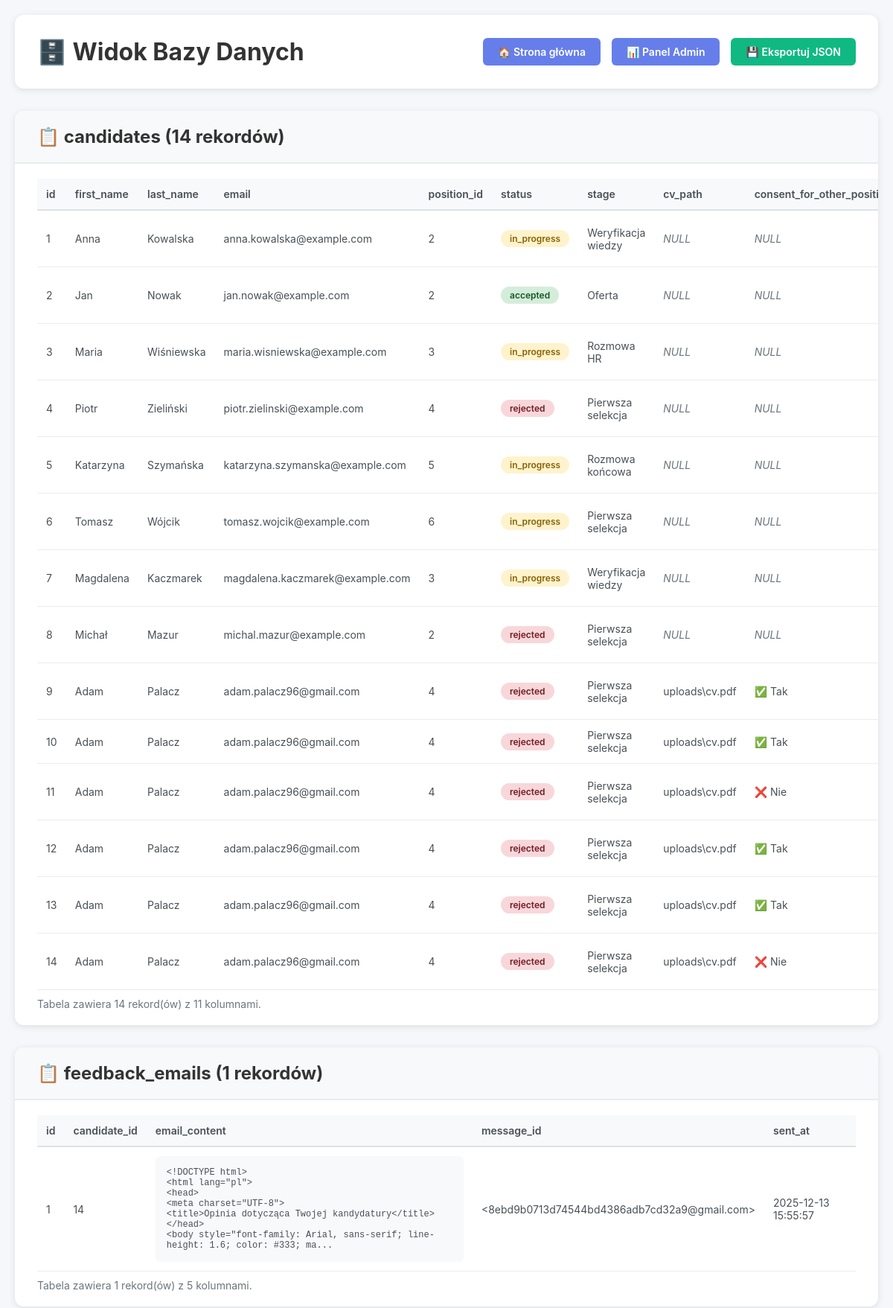
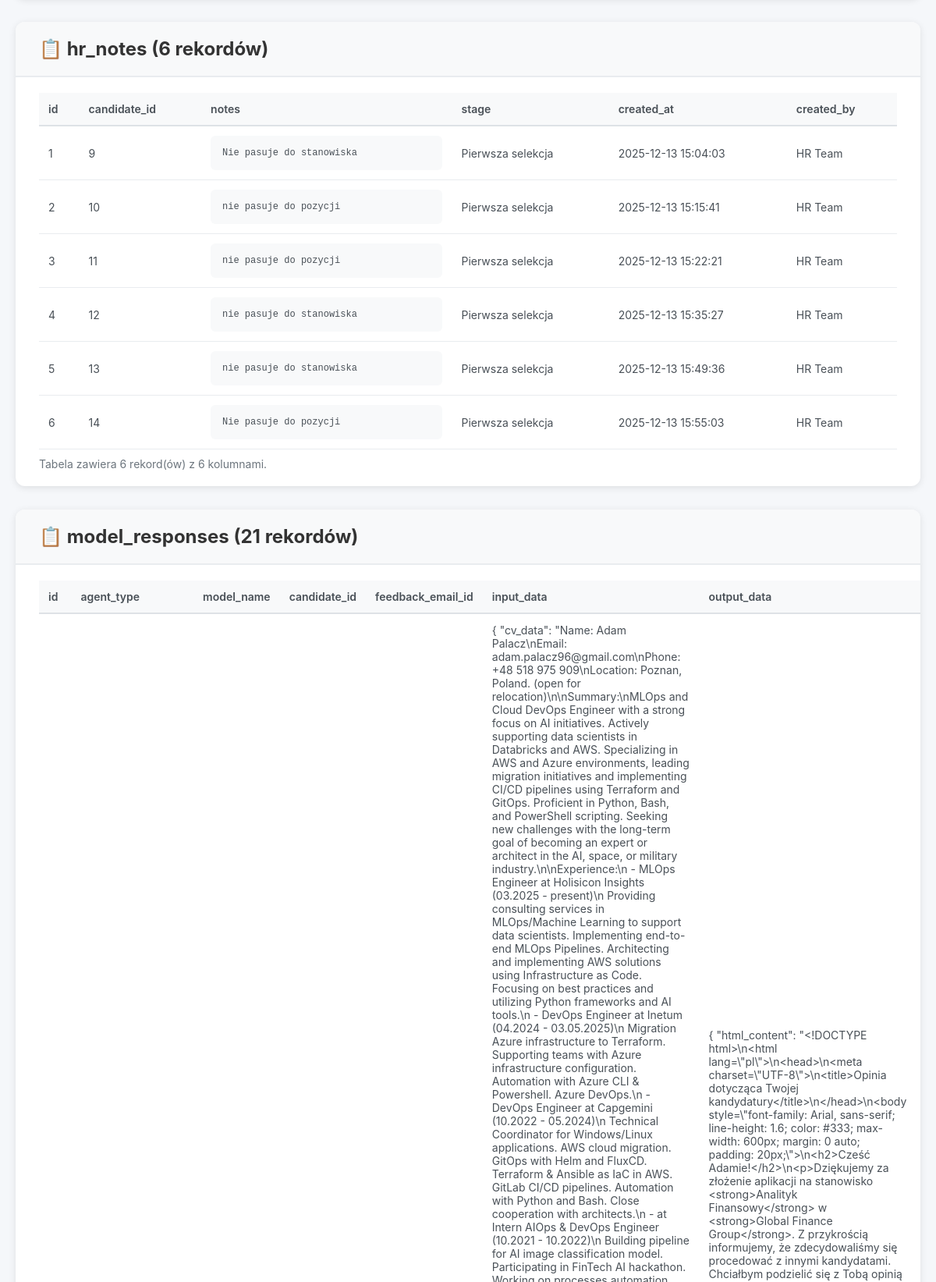
Screenshot of /db-view (upper part) with the database file from the repository (2 pictures, top to bottom).
### tables this page shows
CREATE TABLE candidates (
            id INTEGER PRIMARY KEY AUTOINCREMENT,
            first_name TEXT NOT NULL,
            last_name TEXT NOT NULL,
            email TEXT NOT NULL,
            position_id INTEGER,
            status TEXT NOT NULL DEFAULT 'in_progress',
            stage TEXT NOT NULL DEFAULT 'initial_screening',
            cv_path TEXT,
            consent_for_other_positions INTEGER DEFAULT NULL,
            created_at TIMESTAMP DEFAULT CURRENT_TIMESTAMP,
            updated_at TIMESTAMP DEFAULT CURRENT_TIMESTAMP,
            FOREIGN KEY (position_id) REFERENCES positions(id)
        );

CREATE TABLE feedback_emails (
            id INTEGER PRIMARY KEY AUTOINCREMENT,
            candidate_id INTEGER NOT NULL,
            email_content TEXT NOT NULL,
            message_id TEXT,
            sent_at TIMESTAMP DEFAULT CURRENT_TIMESTAMP,
            FOREIGN KEY (candidate_id) REFERENCES candidates(id)
        );

CREATE TABLE hr_notes (
            id INTEGER PRIMARY KEY AUTOINCREMENT,
            candidate_id INTEGER NOT NULL,
            notes TEXT NOT NULL,
            stage TEXT NOT NULL,
            created_at TIMESTAMP DEFAULT CURRENT_TIMESTAMP,
            created_by TEXT,
            FOREIGN KEY (candidate_id) REFERENCES candidates(id)
        );

### app.py (the view)
@app.route('/db-view')
def db_view():
    try:
        from database.models import get_db
        conn = get_db()
        cursor = conn.cursor()
        cursor.execute("SELECT name FROM sqlite_master WHERE type='table' ORDER BY name")
        tables = [row[0] for row in cursor.fetchall()]
        table_data = {}
        for table in tables:
            cursor.execute(f"SELECT * FROM {table}")
            rows = cursor.fetchall()
            columns = [description[0] for description in cursor.description]
            table_data[table] = {
                'columns': columns,
                'rows': [dict(row) for row in rows],
                'count': len(rows)
            }
        conn.close()
        return render_template('db_view.html', tables=tables, table_data=table_data)
    except Exception as e:
        logger.error(f"Error loading database view: {str(e)}", exc_info=True)
        flash(f'Błąd podczas ładowania widoku bazy danych: {str(e)}', 'error')
        return redirect(url_for('index'))

### database/models.py (called while the page is built)
def get_db_path() -> Path:
    db_dir = Path('data')
    db_dir.mkdir(exist_ok=True)
    return db_dir / 'hr_database.db'

def get_db() -> sqlite3.Connection:
    db_path = get_db_path()
    conn = sqlite3.connect(str(db_path))
    conn.row_factory = sqlite3.Row
    return conn

### templates/db_view.html (shortened to what this page needs)
<!DOCTYPE html>
<html lang="pl">
<head>
</head>
<body>
    <div class="container">
        <div class="header">
            <h1>🗄️ Widok Bazy Danych</h1>
            <div class="nav-links">
                <a href="{{ url_for('index') }}" class="btn">🏠 Strona główna</a>
                <a href="{{ url_for('admin_panel') }}" class="btn">📊 Panel Admin</a>
                <a href="{{ url_for('db_export') }}" class="btn btn-export">💾 Eksportuj JSON</a>
            </div>
        </div>
        {% for table_name in tables %}
        <div class="section">
            <div class="section-header">
                <h2>📋 {{ table_name }} ({{ table_data[table_name]['count'] }} rekordów)</h2>
            </div>
            <div class="section-content">
                {% if table_data[table_name]['rows'] %}
                <table>
                    <thead>
                        <tr>
                            {% for column in table_data[table_name]['columns'] %}
                            <th>{{ column }}</th>
                            {% endfor %}
                        </tr>
                    </thead>
                    <tbody>
                        {% for row in table_data[table_name]['rows'] %}
                        <tr>
                            {% for column in table_data[table_name]['columns'] %}
                            <td>
                                {% if row[column] is none %}
                                    <em style="color: #6c757d;">NULL</em>
                                {% elif column == 'email_content' or column == 'notes' %}
                                    <div class="json-view">{{ row[column][:200] if row[column] else '' }}{% if row[column] and row[column]|length > 200 %}...{% endif %}</div>
                                {% elif column == 'status' %}
                                    <span class="badge badge-{{ row[column] }}">{{ row[column] }}</span>
                                {% elif column == 'stage' %}
                                    {% set stage_display = {
                                        'initial_screening': 'Pierwsza selekcja',
                                        'hr_interview': 'Rozmowa HR',
                                        'technical_assessment': 'Weryfikacja wiedzy',
                                        'final_interview': 'Rozmowa końcowa',
                                        'offer': 'Oferta'
                                    } %}
                                    {{ stage_display.get(row[column], row[column]) }}
                                {% elif column == 'consent_for_other_positions' %}
                                    {% if row[column] == 1 %}✅ Tak{% elif row[column] == 0 %}❌ Nie{% else %}❓ Nie określono{% endif %}
                                {% else %}
                                    {{ row[column] }}
                                {% endif %}
                            </td>
                            {% endfor %}
                        </tr>
                        {% endfor %}
                    </tbody>
                </table>
                <div class="table-info">
                    Tabela zawiera {{ table_data[table_name]['count'] }} rekord(ów) z {{ table_data[table_name]['columns']|length }} kolumnami.
                </div>
                {% else %}
                <div class="empty-state">
                    <div class="empty-state-icon">📭</div>
                    <p>Tabela jest pusta</p>
                </div>
                {% endif %}
            </div>
        </div>
        {% endfor %}
    </div>
</body>
</html>

### templates/db_view.html (style rules this page uses)
* { margin: 0; padding: 0; box-sizing: border-box; }
body { font-family: -apple-system, BlinkMacSystemFont, 'Segoe UI', Roboto, Oxygen, Ubuntu, Cantarell, sans-serif; background: #f5f7fa; padding: 20px; }
.container { max-width: 1800px; margin: 0 auto; }
.header { background: white; padding: 30px; border-radius: 12px; box-shadow: 0 2px 10px rgba(0,0,0,0.1); margin-bottom: 30px; display: flex; justify-content: space-between; align-items: center; }
h1 { color: #333; font-size: 32px; }
.nav-links { display: flex; gap: 15px; }
.btn { padding: 10px 20px; background: #667eea; color: white; text-decoration: none; border-radius: 6px; font-weight: 600; transition: background 0.3s; border: none; cursor: pointer; font-size: 14px; }
.btn-export { background: #10b981; }
.section { background: white; border-radius: 12px; box-shadow: 0 2px 10px rgba(0,0,0,0.1); margin-bottom: 30px; overflow: hidden; }
.section-header { padding: 20px 30px; background: #f8f9fa; border-bottom: 2px solid #e9ecef; display: flex; justify-content: space-between; align-items: center; }
.section-header h2 { color: #333; font-size: 24px; }
.section-content { padding: 20px 30px; overflow-x: auto; }
table { width: 100%; border-collapse: collapse; font-size: 14px; }
thead { background: #f8f9fa; }
th { padding: 12px; text-align: left; font-weight: 600; color: #495057; border-bottom: 2px solid #dee2e6; position: sticky; top: 0; background: #f8f9fa; }
td { padding: 12px; border-bottom: 1px solid #e9ecef; color: #495057; }
.badge { display: inline-block; padding: 4px 12px; border-radius: 12px; font-size: 12px; font-weight: 600; }
.badge-in_progress { background: #fff3cd; color: #856404; }
.badge-accepted { background: #d4edda; color: #155724; }
.badge-rejected { background: #f8d7da; color: #721c24; }
.table-info { color: #6c757d; font-size: 14px; margin-top: 10px; }
.json-view { background: #f8f9fa; padding: 15px; border-radius: 6px; font-family: 'Courier New', monospace; font-size: 12px; max-height: 300px; overflow: auto; white-space: pre-wrap; word-wrap: break-word; }

### rows the page displays
candidates: id "1" "Anna" "Kowalska" "anna.kowalska@example.com" "2", status "in_progress", get "Weryfikacja wiedzy"
candidates: id "2" "Jan" "Nowak" "jan.nowak@example.com" "2", status "accepted", get "Oferta"
candidates: id "3" "Maria" "Wiśniewska" "maria.wisniewska@example.com" "3", status "in_progress", get "Rozmowa HR"
candidates: id "4" "Piotr" "Zieliński" "piotr.zielinski@example.com" "4", status "rejected", get "Pierwsza selekcja"
candidates: id "5" "Katarzyna" "Szymańska" "katarzyna.szymanska@example.com" "5", status "in_progress", get "Rozmowa końcowa"
candidates: id "6" "Tomasz" "Wójcik" "tomasz.wojcik@example.com" "6", status "in_progress", get "Pierwsza selekcja"
candidates: id "7" "Magdalena" "Kaczmarek" "magdalena.kaczmarek@example.com" "3", status "in_progress", get "Weryfikacja wiedzy"
candidates: id "8" "Michał" "Mazur" "michal.mazur@example.com" "2", status "rejected", get "Pierwsza selekcja"
candidates: id "9" "Adam" "Palacz" "adam.palacz96@gmail.com" "4" "uploads\\cv.pdf", status "rejected", get "Pierwsza selekcja", consent_for_other_positions "✅ Tak"
candidates: id "10" "Adam" "Palacz" "adam.palacz96@gmail.com" "4" "uploads\\cv.pdf", status "rejected", get "Pierwsza selekcja", consent_for_other_positions "✅ Tak"
candidates: id "11" "Adam" "Palacz" "adam.palacz96@gmail.com" "4" "uploads\\cv.pdf", status "rejected", get "Pierwsza selekcja", consent_for_other_positions "❌ Nie"
candidates: id "12" "Adam" "Palacz" "adam.palacz96@gmail.com" "4" "uploads\\cv.pdf", status "rejected", get "Pierwsza selekcja", consent_for_other_positions "✅ Tak"
candidates: id "13" "Adam" "Palacz" "adam.palacz96@gmail.com" "4" "uploads\\cv.pdf", status "rejected", get "Pierwsza selekcja", consent_for_other_positions "✅ Tak"
candidates: id "14" "Adam" "Palacz" "adam.palacz96@gmail.com" "4" "uploads\\cv.pdf", status "rejected", get "Pierwsza selekcja", consent_for_other_positions "❌ Nie"
feedback_emails: id "1" "14" "<8ebd9b0713d74544bd4386adb7cd32a9@gmail.com>" "2025-12-13 15:55:57", email_content "<!DOCTYPE html> <html lang=\"pl\"> <head> <meta charset=\"UTF-8\"> <title>Opinia dotycząca Twojej kandydatury</title> </head> <body style=\"font-family: Arial, sans-serif; line-height: 1.6; color: #333; ma"
hr_notes: id "1" "9" "2025-12-13 15:04:03" "HR Team", notes "Nie pasuje do stanowiska", get "Pierwsza selekcja"
hr_notes: id "2" "10" "2025-12-13 15:15:41" "HR Team", notes "nie pasuje do pozycji", get "Pierwsza selekcja"
hr_notes: id "3" "11" "2025-12-13 15:22:21" "HR Team", notes "nie pasuje do pozycji", get "Pierwsza selekcja"
hr_notes: id "4" "12" "2025-12-13 15:35:27" "HR Team", notes "nie pasuje do stanowiska", get "Pierwsza selekcja"
hr_notes: id "5" "13" "2025-12-13 15:49:36" "HR Team", notes "nie pasuje do stanowiska", get "Pierwsza selekcja"
hr_notes: id "6" "14" "2025-12-13 15:55:03" "HR Team", notes "Nie pasuje do pozycji", get "Pierwsza selekcja"

### other values shown
{{ table_name }} "candidates" "feedback_emails" "hr_notes" "model_responses"
{{ table_data[table_name]['count'] }} "14" "1" "6" "21"
{{ column }} "id" "first_name" "last_name" "email" "position_id" "status" "stage" "cv_path" "id" "candidate_id" "email_content" "message_id" "sent_at" "id" "candidate_id" "notes" "stage" "created_at" "created_by" "id" "agent_type" "model_name" "candidate_id" "feedback_email_id" "input_data" "output_data"
{{ table_data[table_name]['count'] }} "14" "1" "6"
{{ table_data[table_name]['columns']|length }} "11" "5" "6"
